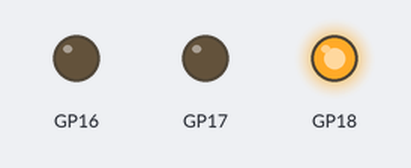
A sketch run on a simulated Raspberry Pi Pico. On the bench: output pins drawn as LEDs (lit = HIGH).

Above: at 2.5 s.
At 6.0 s:
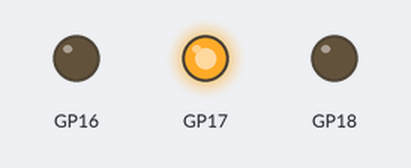
At 9.5 s:
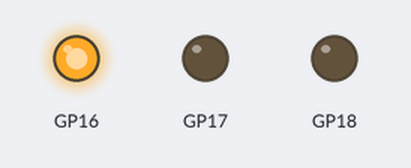
Timing chart, 0 to 15.6 s (numbered marks = the images above):
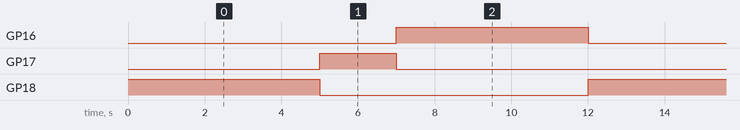

Measured:
- by itself, GP16, GP18: alternates HIGH for 5.0 s and LOW for 7.0 s
- by itself, GP17: alternates HIGH for 2.0 s and LOW for 10.0 s
- by itself, everything shown: repeats every 12.0 s, in 3 steps

The sketch:

TRAFFIC_LED_SYSTEM.C.ino
```cpp
#include "pico/stdlib.h"

#define RED_LED 16
#define YELLOW_LED 17
#define GREEN_LED 18

int main() {

    gpio_init(RED_LED);
    gpio_set_dir(RED_LED, GPIO_OUT);

    gpio_init(YELLOW_LED);
    gpio_set_dir(YELLOW_LED, GPIO_OUT);

    gpio_init(GREEN_LED);
    gpio_set_dir(GREEN_LED, GPIO_OUT);

    while (true) {

        // Green ON
        gpio_put(GREEN_LED, 1);
        gpio_put(YELLOW_LED, 0);
        gpio_put(RED_LED, 0);
        sleep_ms(5000);

        // Yellow ON
        gpio_put(GREEN_LED, 0);
        gpio_put(YELLOW_LED, 1);
        gpio_put(RED_LED, 0);
        sleep_ms(2000);

        // Red ON
        gpio_put(GREEN_LED, 0);
        gpio_put(YELLOW_LED, 0);
        gpio_put(RED_LED, 1);
        sleep_ms(5000);
    }

    return 0;
}
```
